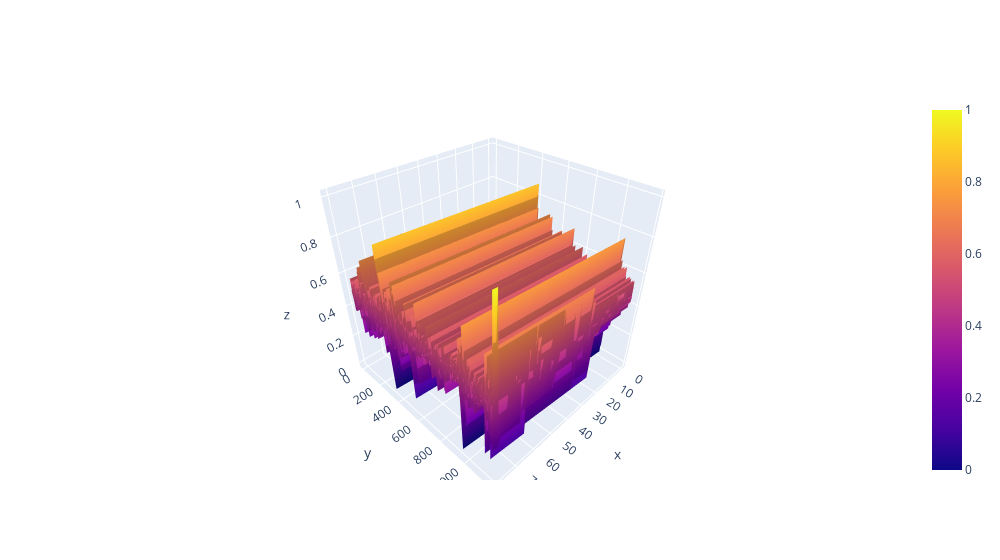

The code cell stored with this chart in its notebook:
### Code cell
# Displaying training data
fig = go.Figure(data=[
    go.Surface(
        z=np.hstack((returns_X_train.squeeze(-1), returns_y_train)),
        )
])

fig.update_layout(width=1000)

fig.show()

### Figure 1 — Plotly figure (JSON) as saved in the notebook; plotly's stock layout.template omitted (floating-point values rounded to 4 significant figures; data arrays with more than 128 entries replaced by an {"elided": "..."} marker saying what was removed)
{"data": [{"type": "surface", "z": {"elided": "1176x81 float values"}}], "layout": {"width": 1000}}
